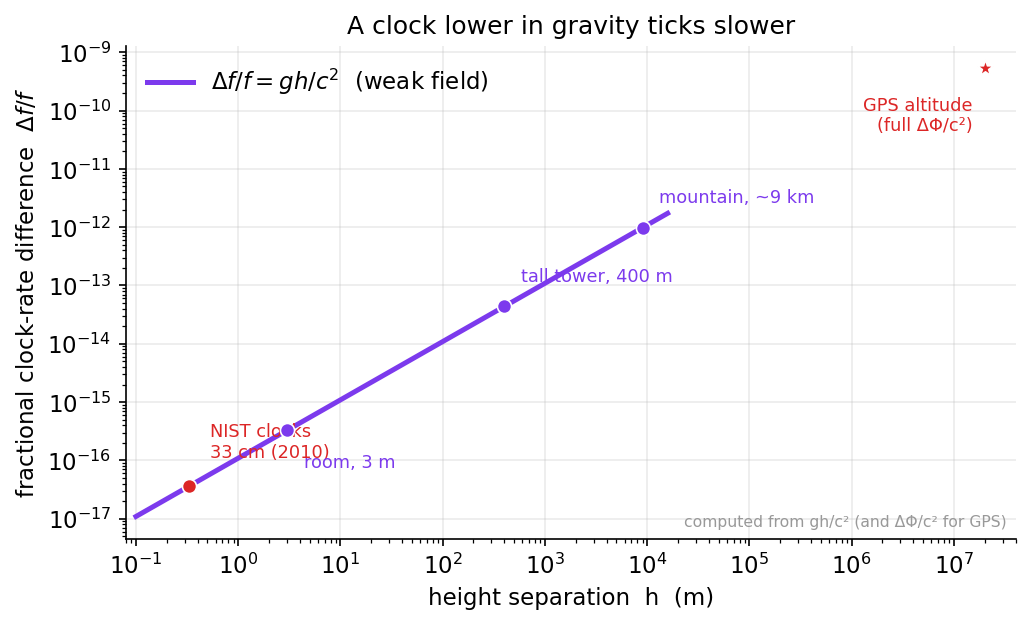

This figure's Python source:
import numpy as np, matplotlib
matplotlib.use("Agg")
import matplotlib.pyplot as plt
plt.rcParams.update({"figure.dpi":150,"savefig.dpi":150,"font.size":11,
    "axes.grid":True,"grid.alpha":0.25,"axes.spines.top":False,"axes.spines.right":False,
    "axes.titlesize":12,"figure.facecolor":"white","axes.facecolor":"white"})
C_FW="#7c3aed"; C_NEWTON="#64748b"; C_MOND="#0891b2"; C_DATA="#dc2626"
fig, ax = plt.subplots(figsize=(7,4.3))

# hardcoded published constants
g = 9.81          # m/s^2 (surface)
c = 2.998e8       # m/s

# weak-field redshift line: Delta f / f = g h / c^2
h = np.logspace(-1, 4.2, 400)        # 0.1 m up to ~16 km
frac = g*h/c**2
ax.plot(h, frac, color=C_FW, lw=2.4, zorder=3, label=r"$\Delta f/f = gh/c^2$  (weak field)")

# labelled physical milestones on the line
pts = [
    (0.33, "NIST clocks\n33 cm (2010)", C_DATA, 10, 14),
    (3.0,  "room, 3 m",                 C_FW,    8, -18),
    (400., "tall tower, 400 m",         C_FW,    8, 12),
    (9000.,"mountain, ~9 km",           C_FW,    8, 12),
]
for hi, lab, col, dx, dy in pts:
    yi = g*hi/c**2
    ax.scatter([hi],[yi], s=46, color=col, zorder=5, edgecolor="white", linewidth=0.8)
    ax.annotate(lab, (hi, yi), textcoords="offset points", xytext=(dx,dy),
                fontsize=8.5, color=col, ha="left")

# GPS altitude point uses the FULL potential difference, not g*h
G=6.674e-11; Mearth=5.972e24; Re=6.371e6; h_gps=2.02e7
dPhi = G*Mearth*(1.0/Re - 1.0/(Re+h_gps))   # Phi(ceil)-Phi(floor) > 0
frac_gps = dPhi/c**2
ax.scatter([h_gps],[frac_gps], s=70, marker="*", color=C_DATA, zorder=6,
           edgecolor="white", linewidth=0.8)
ax.annotate("GPS altitude\n(full ΔΦ/c²)", (h_gps, frac_gps),
            textcoords="offset points", xytext=(-6,-30), fontsize=8.5,
            color=C_DATA, ha="right")

ax.set_xscale("log"); ax.set_yscale("log")
ax.set_xlabel("height separation  h  (m)")
ax.set_ylabel(r"fractional clock-rate difference  $\Delta f/f$")
ax.set_title("A clock lower in gravity ticks slower")
ax.set_xlim(0.08, 4e7)
ax.legend(frameon=False, loc="upper left")
ax.text(0.99, 0.02, "computed from gh/c² (and ΔΦ/c² for GPS)",
        transform=ax.transAxes, ha="right", va="bottom", fontsize=7.5, color="#999999")
fig.tight_layout(); fig.savefig("ch07_gravitational_redshift_scaling.png", bbox_inches="tight"); print("ok")
